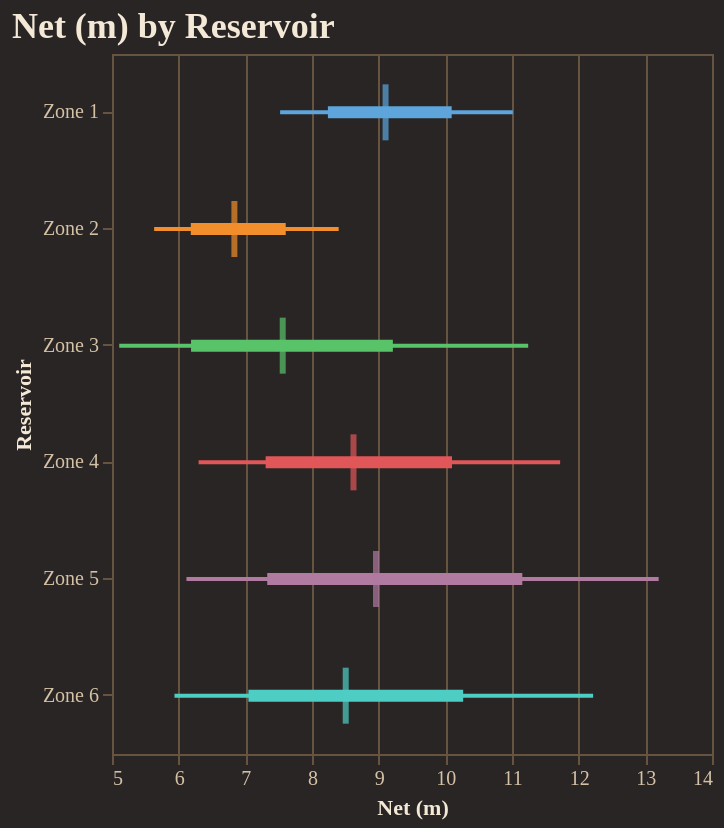

Notebook code cell kept with this figure:
### Code cell
fig = reporter.plotter.forest_plot(
    "Net (m)", 
    backend=PLOTTING_BACKEND
)
fig.show()

### Figure 1 — Vega-Lite specification as saved in the notebook (floating-point values rounded to 4 significant figures)
{"config": {"background": "#292524", "view": {"fill": "#292524", "stroke": "#665340"}, "title": {"color": "#f4e9d7", "font": "Merriweather", "fontSize": 18, "fontWeight": 600, "subtitleColor": "#d5c2a6", "anchor": "start"}, "axis": {"domainColor": "#665340", "gridColor": "#665340", "tickColor": "#665340", "labelColor": "#d5c2a6", "titleColor": "#f4e9d7", "labelFont": "Merriweather", "titleFont": "Merriweather"}, "legend": {"titleColor": "#f4e9d7", "labelColor": "#d5c2a6", "labelFont": "Merriweather", "titleFont": "Merriweather", "orient": "top-right", "symbolType": "circle"}, "header": {"labelColor": "#d5c2a6", "titleColor": "#f4e9d7", "labelFont": "Merriweather", "titleFont": "Merriweather"}, "mark": {"color": "#c78d3b"}, "line": {"color": "#c78d3b"}, "bar": {"color": "#c78d3b"}, "point": {"color": "#ddb06d"}, "area": {"color": "#c78d3b", "opacity": 0.35}, "text": {"color": "#f4e9d7", "font": "Merriweather"}, "range": {"category": ["#5DA5DA", "#F28E2B", "#59C36A", "#E15759", "#B07AA1", "#4ECDC4", "#FF9DA7", "#EDC948"]}}, "layer": [{"mark": {"type": "rule", "strokeWidth": 2}, "encoding": {"color": {"field": "group", "legend": null, "type": "nominal"}, "x": {"field": "p10", "scale": {"zero": false}, "title": "Net (m)", "type": "quantitative"}, "x2": {"field": "p90"}, "y": {"field": "group", "sort": ["Zone 1", "Zone 2", "Zone 3", "Zone 4", "Zone 5", "Zone 6"], "title": "Reservoir", "type": "nominal"}}}, {"mark": {"type": "rule", "strokeWidth": 6}, "encoding": {"color": {"field": "group", "legend": null, "type": "nominal"}, "x": {"field": "p25", "scale": {"zero": false}, "title": "Net (m)", "type": "quantitative"}, "x2": {"field": "p75"}, "y": {"field": "group", "sort": ["Zone 1", "Zone 2", "Zone 3", "Zone 4", "Zone 5", "Zone 6"], "title": "Reservoir", "type": "nominal"}}}, {"mark": {"type": "tick", "color": "black", "size": 28, "thickness": 3}, "encoding": {"color": {"field": "group", "legend": null, "type": "nominal"}, "tooltip": [{"field": "group", "title": "Group", "type": "nominal"}, {"field": "p10", "title": "P10", "type": "quantitative"}, {"field": "p25", "title": "P25", "type": "quantitative"}, {"field": "median", "title": "Median", "type": "quantitative"}, {"field": "p75", "title": "P75", "type": "quantitative"}, {"field": "p90", "title": "P90", "type": "quantitative"}], "x": {"field": "median", "scale": {"zero": false}, "title": "Net (m)", "type": "quantitative"}, "y": {"field": "group", "sort": ["Zone 1", "Zone 2", "Zone 3", "Zone 4", "Zone 5", "Zone 6"], "title": "Reservoir", "type": "nominal"}}}], "data": {"name": "data-74888b089c10a35feaf20b90b0f18523"}, "height": 350, "title": "Net (m) by Reservoir", "width": "container", "$schema": "https://vega.github.io/schema/vega-lite/v5.20.1.json", "datasets": {"data-74888b089c10a35feaf20b90b0f18523": [{"group": "Zone 1", "p10": 7.522, "p25": 8.238, "median": 9.103, "p75": 10.1, "p90": 11.01}, {"group": "Zone 2", "p10": 5.632, "p25": 6.182, "median": 6.836, "p75": 7.606, "p90": 8.4}, {"group": "Zone 3", "p10": 5.109, "p25": 6.186, "median": 7.561, "p75": 9.213, "p90": 11.24}, {"group": "Zone 4", "p10": 6.299, "p25": 7.305, "median": 8.622, "p75": 10.1, "p90": 11.72}, {"group": "Zone 5", "p10": 6.117, "p25": 7.328, "median": 8.96, "p75": 11.15, "p90": 13.2}, {"group": "Zone 6", "p10": 5.937, "p25": 7.046, "median": 8.506, "p75": 10.27, "p90": 12.22}]}}
